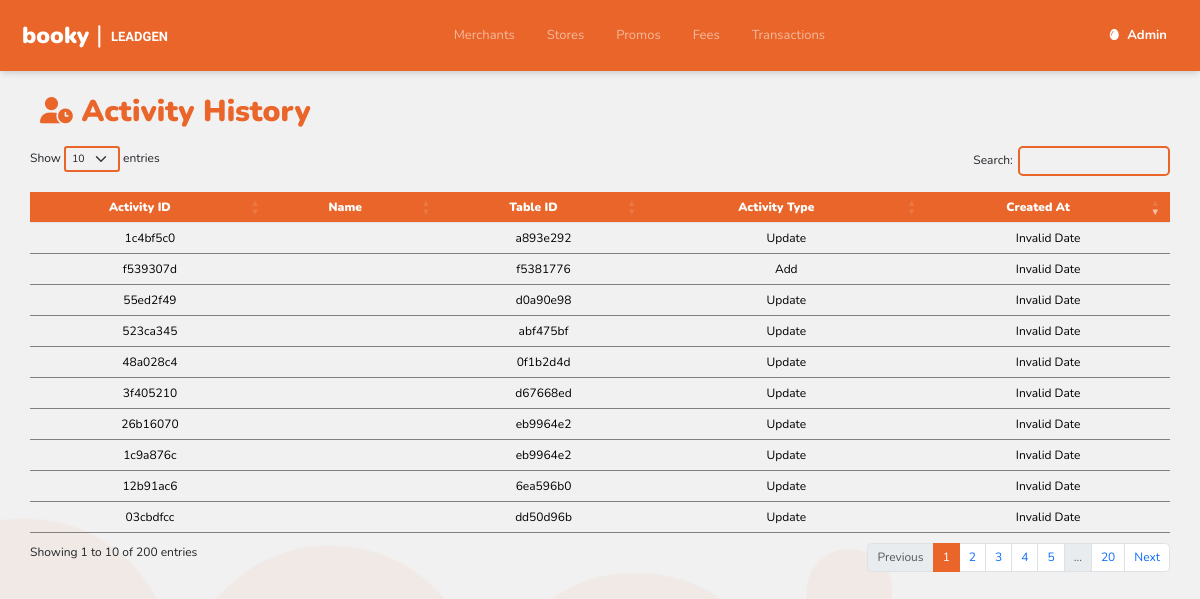
The page /activity_history/index.php (signed in) on the database its author committed.
### tables this page shows
CREATE TABLE `user` (
  `user_id` varchar(36) NOT NULL,
  `email_address` varchar(100) NOT NULL,
  `password` varchar(100) NOT NULL,
  `name` varchar(100) NOT NULL,
  `type` enum('Admin','User') NOT NULL DEFAULT 'User',
  `department` enum('Admin','Finance','Operations') DEFAULT NULL,
  `status` enum('Active','Inactive') NOT NULL DEFAULT 'Active',
  `created_at` timestamp NOT NULL DEFAULT current_timestamp(),
  `updated_at` timestamp NOT NULL DEFAULT current_timestamp()
);

CREATE TABLE `activity_history` (
  `activity_id` varchar(36) NOT NULL,
  `user_id` varchar(36) DEFAULT NULL,
  `table_name` varchar(50) NOT NULL,
  `table_id` varchar(36) NOT NULL,
  `activity_type` enum('Add','Update','Delete','Login') NOT NULL,
  `description` text NOT NULL,
  `created_at` timestamp NOT NULL DEFAULT current_timestamp(),
  `updated_at` timestamp NOT NULL DEFAULT current_timestamp()
);

### activity_history/index.php (the view, shortened to what this page needs)
<?php require_once("../header.php")?>
<?php
function displayPGFeeRate() {
    global $conn, $type;
    $sql = "SELECT ah.*, u.name AS user_name
            FROM activity_history AS ah
            LEFT JOIN user AS u ON ah.user_id = u.user_id
            ORDER BY ah.created_at DESC";
    $result = $conn->query($sql);
    if ($result->num_rows > 0) {
        while ($row = $result->fetch_assoc()) {
            $shortActivityId = substr($row['activity_id'], 0, 8);
            $userName = $row['user_name'];
            $shortTableId = substr($row['table_id'], 0, 8);
            echo "<tr data-id='" . $row['activity_id'] . "' class='message-row'>";
            echo "<td class='message-cell' style='text-align:center;'>" . $shortActivityId . "</td>";
            echo "<td class='message-cell' style='text-align:center;'>" . $userName . "</td>";
            echo "<td class='message-cell' style='text-align:center;'>" . $shortTableId . "</td>";
            echo "<td class='message-cell' style='text-align:center;'>" . $row['activity_type'] . "</td>";
            echo "<td class='message-cell' style='text-align:center;'>" . $row['created_at'] . "</td>";
            echo "</tr>";
        }
    }
}
?>
<!DOCTYPE html>
<html lang="en">
<head>
  <link href="https://cdn.jsdelivr.net/npm/bootstrap@5.3.3/dist/css/bootstrap.min.css" rel="stylesheet">
  <link rel='stylesheet' href='https://cdn.datatables.net/1.13.5/css/dataTables.bootstrap5.min.css'>
  <link rel='stylesheet' href='https://cdnjs.cloudflare.com/ajax/libs/font-awesome/4.6.3/css/font-awesome.min.css'>
  <link rel="stylesheet" href="../style.css">
</head>
<body>
<div class="cont-box">
  <div class="custom-box pt-4">
  <div class="sub" style="text-align:left;">
  <div class="add-btns">
    <p class="title"><i class="fa-solid fa-user-clock fa-sm"></i> Activity History</p>
</div>
    <div class="content" style="width:95%;margin-left:auto;margin-right:auto;">
        <table id="example" class="table bord" style="width:100%;">
        <thead>
            <tr>
                <th>Activity ID</th>
                <th>Name</th>
                <th>Table ID</th>
                <th>Activity Type</th>
                <th>Created At</th>
            </tr>
        </thead>
        <tbody id="dynamicTableBody">
        <?php displayPGFeeRate(); ?>
        </tbody>
    </table>
  </div>
</div>
</div>
</body>
</html>

### header.php (shortened to what this page needs)
<?php
$name = $_SESSION['name'] ?? '';
include_once($_SERVER['DOCUMENT_ROOT'] . '/Merchant-Tool/inc/config.php');
if (isset($_SESSION['user_id'])) {
  $user_id = $_SESSION['user_id'];
  $escaped_user_id = mysqli_real_escape_string($conn, $user_id);
  $sql = "SELECT * FROM user WHERE user_id = '$escaped_user_id'";
  $result = mysqli_query($conn, $sql);
  if ($result && mysqli_num_rows($result) > 0) {
      $user_data = mysqli_fetch_assoc($result);
      $name = $user_data['name'];
  } else {
      $type = 'type';
  }
} else {
  $type = 'type';
}
?>
<!DOCTYPE html>
<html>
<head>
    <link href="https://cdn.jsdelivr.net/npm/bootstrap@5.2.3/dist/css/bootstrap.min.css" rel="stylesheet">
    <link rel="stylesheet" href="style.css">
</head>
<body>
<nav class="navbar navbar-expand-lg navbar-dark p-3">
    <div class="container-fluid">
        <a class="navbar-brand" href="/Merchant-tool/merchant/">
            <table style="border:10px;">
                <tr>
                    <th style="font-weight:1000 !important;color:#fff;font-size:23px !important;padding-top:1px;">booky <span style="font-size:25px;font-weight:normal;">|</span></th>
                    <th style="font-size:13px;padding-top:4px;font-family: Nanum Gothic">&nbsp; LEADGEN</th>
                </tr>
            </table>
        </a>
        <div class="collapse navbar-collapse" id="navbarNavDropdown">
            <ul class="navbar-nav ms-auto">
                <li class="nav-item">
                    <a id="merchant-link" class="nav-link mx-2" aria-current="page" href="/Merchant-Tool/merchant/" style="padding-right:10px;padding-left:10px;">Merchants</a>
                </li>
                <li class="nav-item">
                    <a id="store-link" class="nav-link mx-2" aria-current="page" href="/Merchant-Tool/store/" style="padding-right:10px;padding-left:10px;">Stores</a>
                </li>
                <li class="nav-item">
                    <a id="promo-link" class="nav-link mx-2" aria-current="page" href="/Merchant-Tool/promo/" style="padding-right:10px;padding-left:10px;">Promos</a>
                </li>
                <li class="nav-item">
                    <a id="pg-link" class="nav-link mx-2" aria-current="page" href="/Merchant-Tool/fee/" style="padding-right:10px;padding-left:10px;">Fees</a>
                </li>
                <li class="nav-item">
                    <a id="transaction-link" class="nav-link mx-2" aria-current="page" href="/Merchant-Tool/transaction/" style="padding-right:10px;padding-left:10px;">Transactions</a>
                </li>
            </ul>
            <ul class="navbar-nav ms-auto d-none d-lg-inline-flex">
                <li class="nav-item dropdown">
                    <a class="nav-link mx-2 dropdown-toggle" href="#" id="navbarDropdownMenuLink" role="button" data-bs-toggle="dropdown" aria-expanded="false">
                        <i class="fa-solid fa-egg" style="color:#fff;"></i><span style="font-size:13px;color:#fff;padding-left:5px;font-weight:700;"><?php echo '  ' . htmlspecialchars($name); ?></span>
                    </a>
                </li>
            </ul>
        </div>
    </div>
</nav>
</body>
</html>

### style.css (style rules this page uses)
* { font-family: "Nunito", sans-serif; font-size: 12px; margin:0; }
.navbar { box-shadow: rgba(0, 0, 0, 0.1) 0px 4px 6px -1px, rgba(0, 0, 0, 0.06) 0px 2px 4px -1px; background-color: #E96529; }
th { background-color:#E96529 !important; text-align:center !important; color:#fff !important; }
a { text-decoration: none; }
td { background-color:transparent !important; border-bottom: 1px solid #808080 !important; }
th { font-weight: 900; }

### header.php (style rules this page uses)
.navbar a { font-size: 13px !important; }
.dropdown-toggle::after { display: none; }
a#navbarDropdownMenuLink.nav-link.mx-2.dropdown-toggle::after { display: none; }

### activity_history/index.php (style rules this page uses)
body { background-image: url("../images/bg_booky.png"); background-position: center; background-repeat: no-repeat; background-size: cover; background-attachment: fixed; }
.title { font-size: 30px; font-weight: 900; margin-right: auto; padding-left: 5vh; color: #E96529;" }
.add-btns { padding-bottom: 0px; padding-right: 5vh; display: flex; align-items: center; }

### rows shown on the page
user: name "Admin"
activity_history: activity_id "1c4bf5c0", table "a893e292", activity_type "Update"
activity_history: activity_id "f539307d", table "f5381776", activity_type "Add"
activity_history: activity_id "55ed2f49", table "d0a90e98", activity_type "Update"
activity_history: activity_id "523ca345", table "abf475bf", activity_type "Update"
activity_history: activity_id "48a028c4", table "0f1b2d4d", activity_type "Update"
activity_history: activity_id "3f405210", table "d67668ed", activity_type "Update"
activity_history: activity_id "26b16070", table "eb9964e2", activity_type "Update"
activity_history: activity_id "1c9a876c", table "eb9964e2", activity_type "Update"
activity_history: activity_id "12b91ac6", table "6ea596b0", activity_type "Update"
activity_history: activity_id "03cbdfcc", table "dd50d96b", activity_type "Update"
